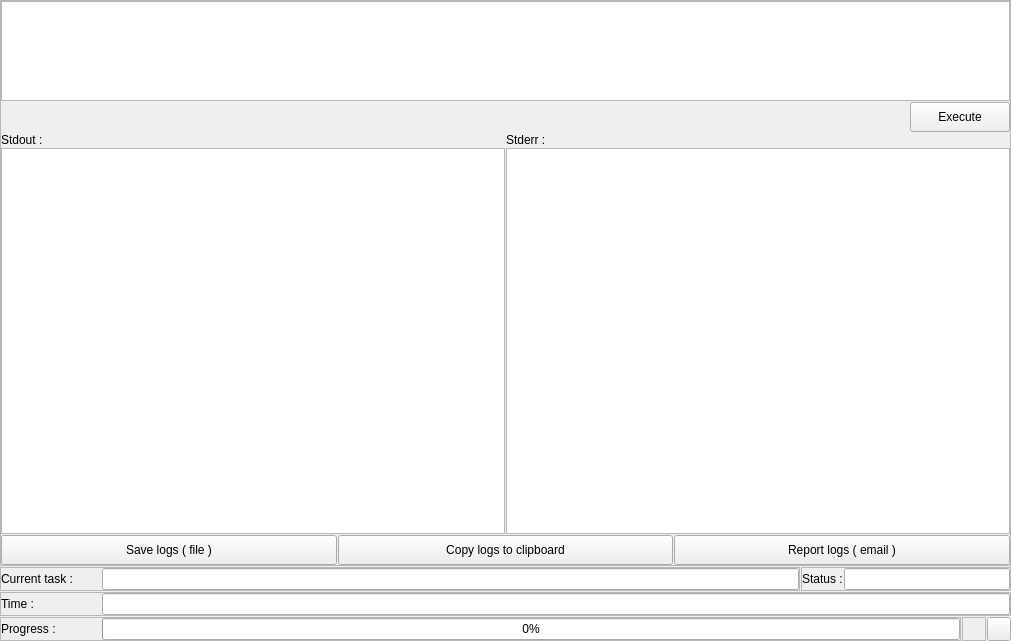
<?xml version="1.0" encoding="UTF-8"?>
<ui version="4.0">
 <class>Form</class>
 <widget class="QWidget" name="Form">
  <property name="geometry">
   <rect>
    <x>0</x>
    <y>0</y>
    <width>1011</width>
    <height>641</height>
   </rect>
  </property>
  <property name="windowTitle">
   <string>Form</string>
  </property>
  <layout class="QVBoxLayout" name="verticalLayout">
   <property name="spacing">
    <number>1</number>
   </property>
   <property name="leftMargin">
    <number>0</number>
   </property>
   <property name="topMargin">
    <number>0</number>
   </property>
   <property name="rightMargin">
    <number>0</number>
   </property>
   <property name="bottomMargin">
    <number>0</number>
   </property>
   <item>
    <widget class="QFrame" name="subprocess_details_frame">
     <property name="frameShape">
      <enum>QFrame::StyledPanel</enum>
     </property>
     <property name="frameShadow">
      <enum>QFrame::Raised</enum>
     </property>
     <layout class="QVBoxLayout" name="verticalLayout_2">
      <property name="spacing">
       <number>1</number>
      </property>
      <property name="leftMargin">
       <number>0</number>
      </property>
      <property name="topMargin">
       <number>0</number>
      </property>
      <property name="rightMargin">
       <number>0</number>
      </property>
      <property name="bottomMargin">
       <number>0</number>
      </property>
      <item>
       <widget class="QTextEdit" name="subprocess_command_textEdit">
        <property name="sizePolicy">
         <sizepolicy hsizetype="Expanding" vsizetype="Fixed">
          <horstretch>0</horstretch>
          <verstretch>0</verstretch>
         </sizepolicy>
        </property>
        <property name="minimumSize">
         <size>
          <width>0</width>
          <height>100</height>
         </size>
        </property>
        <property name="maximumSize">
         <size>
          <width>16777215</width>
          <height>100</height>
         </size>
        </property>
       </widget>
      </item>
      <item>
       <layout class="QHBoxLayout" name="horizontalLayout_2">
        <item>
         <spacer name="horizontalSpacer">
          <property name="orientation">
           <enum>Qt::Horizontal</enum>
          </property>
          <property name="sizeHint" stdset="0">
           <size>
            <width>40</width>
            <height>20</height>
           </size>
          </property>
         </spacer>
        </item>
        <item>
         <widget class="QPushButton" name="subprocess_execute_pushButton">
          <property name="minimumSize">
           <size>
            <width>100</width>
            <height>30</height>
           </size>
          </property>
          <property name="maximumSize">
           <size>
            <width>100</width>
            <height>30</height>
           </size>
          </property>
          <property name="text">
           <string>Execute</string>
          </property>
         </widget>
        </item>
       </layout>
      </item>
      <item>
       <layout class="QHBoxLayout" name="horizontalLayout_3">
        <item>
         <layout class="QVBoxLayout" name="verticalLayout_3">
          <item>
           <widget class="QLabel" name="label_3">
            <property name="text">
             <string>Stdout :</string>
            </property>
           </widget>
          </item>
          <item>
           <widget class="QTextEdit" name="process_stdout_textEdit">
            <property name="minimumSize">
             <size>
              <width>0</width>
              <height>360</height>
             </size>
            </property>
            <property name="textInteractionFlags">
             <set>Qt::TextSelectableByMouse</set>
            </property>
           </widget>
          </item>
         </layout>
        </item>
        <item>
         <layout class="QVBoxLayout" name="verticalLayout_4">
          <item>
           <widget class="QLabel" name="label_8">
            <property name="text">
             <string>Stderr :</string>
            </property>
           </widget>
          </item>
          <item>
           <widget class="QTextEdit" name="process_stderr_textEdit"/>
          </item>
         </layout>
        </item>
       </layout>
      </item>
      <item>
       <layout class="QHBoxLayout" name="horizontalLayout_9">
        <property name="spacing">
         <number>1</number>
        </property>
        <item>
         <widget class="QPushButton" name="save_logs_pushButton">
          <property name="minimumSize">
           <size>
            <width>210</width>
            <height>30</height>
           </size>
          </property>
          <property name="maximumSize">
           <size>
            <width>16777215</width>
            <height>30</height>
           </size>
          </property>
          <property name="text">
           <string>Save logs ( file )</string>
          </property>
         </widget>
        </item>
        <item>
         <widget class="QPushButton" name="copy_logs_pushButton">
          <property name="minimumSize">
           <size>
            <width>210</width>
            <height>30</height>
           </size>
          </property>
          <property name="maximumSize">
           <size>
            <width>16777215</width>
            <height>30</height>
           </size>
          </property>
          <property name="text">
           <string>Copy logs to clipboard</string>
          </property>
         </widget>
        </item>
        <item>
         <widget class="QPushButton" name="report_logs_pushButton">
          <property name="minimumSize">
           <size>
            <width>210</width>
            <height>30</height>
           </size>
          </property>
          <property name="maximumSize">
           <size>
            <width>16777215</width>
            <height>30</height>
           </size>
          </property>
          <property name="text">
           <string>Report logs ( email )</string>
          </property>
         </widget>
        </item>
       </layout>
      </item>
     </layout>
    </widget>
   </item>
   <item>
    <layout class="QHBoxLayout" name="horizontalLayout_8">
     <property name="spacing">
      <number>1</number>
     </property>
     <item>
      <widget class="QFrame" name="frame_3">
       <property name="sizePolicy">
        <sizepolicy hsizetype="Expanding" vsizetype="Preferred">
         <horstretch>0</horstretch>
         <verstretch>0</verstretch>
        </sizepolicy>
       </property>
       <property name="frameShape">
        <enum>QFrame::StyledPanel</enum>
       </property>
       <property name="frameShadow">
        <enum>QFrame::Raised</enum>
       </property>
       <layout class="QHBoxLayout" name="horizontalLayout_5">
        <property name="spacing">
         <number>1</number>
        </property>
        <property name="leftMargin">
         <number>0</number>
        </property>
        <property name="topMargin">
         <number>0</number>
        </property>
        <property name="rightMargin">
         <number>0</number>
        </property>
        <property name="bottomMargin">
         <number>0</number>
        </property>
        <item>
         <widget class="QLabel" name="label_5">
          <property name="minimumSize">
           <size>
            <width>100</width>
            <height>0</height>
           </size>
          </property>
          <property name="maximumSize">
           <size>
            <width>100</width>
            <height>16777215</height>
           </size>
          </property>
          <property name="text">
           <string>Current task :</string>
          </property>
         </widget>
        </item>
        <item>
         <widget class="QLineEdit" name="subprocess_current_task_lineEdit">
          <property name="readOnly">
           <bool>true</bool>
          </property>
         </widget>
        </item>
       </layout>
      </widget>
     </item>
     <item>
      <widget class="QFrame" name="frame_4">
       <property name="sizePolicy">
        <sizepolicy hsizetype="Minimum" vsizetype="Preferred">
         <horstretch>0</horstretch>
         <verstretch>0</verstretch>
        </sizepolicy>
       </property>
       <property name="maximumSize">
        <size>
         <width>210</width>
         <height>16777215</height>
        </size>
       </property>
       <property name="frameShape">
        <enum>QFrame::StyledPanel</enum>
       </property>
       <property name="frameShadow">
        <enum>QFrame::Raised</enum>
       </property>
       <layout class="QHBoxLayout" name="horizontalLayout_6">
        <property name="spacing">
         <number>1</number>
        </property>
        <property name="leftMargin">
         <number>0</number>
        </property>
        <property name="topMargin">
         <number>0</number>
        </property>
        <property name="rightMargin">
         <number>0</number>
        </property>
        <property name="bottomMargin">
         <number>0</number>
        </property>
        <item>
         <widget class="QLabel" name="label_6">
          <property name="sizePolicy">
           <sizepolicy hsizetype="Fixed" vsizetype="Preferred">
            <horstretch>0</horstretch>
            <verstretch>0</verstretch>
           </sizepolicy>
          </property>
          <property name="text">
           <string>Status :</string>
          </property>
         </widget>
        </item>
        <item>
         <widget class="QLineEdit" name="subprocess_status_lineEdit">
          <property name="maximumSize">
           <size>
            <width>16777215</width>
            <height>16777215</height>
           </size>
          </property>
          <property name="readOnly">
           <bool>true</bool>
          </property>
         </widget>
        </item>
       </layout>
      </widget>
     </item>
    </layout>
   </item>
   <item>
    <widget class="QFrame" name="frame_2">
     <property name="frameShape">
      <enum>QFrame::StyledPanel</enum>
     </property>
     <property name="frameShadow">
      <enum>QFrame::Raised</enum>
     </property>
     <layout class="QHBoxLayout" name="horizontalLayout_4">
      <property name="spacing">
       <number>1</number>
      </property>
      <property name="leftMargin">
       <number>0</number>
      </property>
      <property name="topMargin">
       <number>0</number>
      </property>
      <property name="rightMargin">
       <number>0</number>
      </property>
      <property name="bottomMargin">
       <number>0</number>
      </property>
      <item>
       <widget class="QLabel" name="label_7">
        <property name="minimumSize">
         <size>
          <width>100</width>
          <height>0</height>
         </size>
        </property>
        <property name="maximumSize">
         <size>
          <width>100</width>
          <height>16777215</height>
         </size>
        </property>
        <property name="text">
         <string>Time :</string>
        </property>
       </widget>
      </item>
      <item>
       <widget class="QLineEdit" name="subprocess_time_lineEdit">
        <property name="sizePolicy">
         <sizepolicy hsizetype="Minimum" vsizetype="Fixed">
          <horstretch>0</horstretch>
          <verstretch>0</verstretch>
         </sizepolicy>
        </property>
        <property name="readOnly">
         <bool>true</bool>
        </property>
       </widget>
      </item>
     </layout>
    </widget>
   </item>
   <item>
    <layout class="QHBoxLayout" name="horizontalLayout_11">
     <property name="spacing">
      <number>1</number>
     </property>
     <item>
      <widget class="QFrame" name="frame_5">
       <property name="frameShape">
        <enum>QFrame::StyledPanel</enum>
       </property>
       <property name="frameShadow">
        <enum>QFrame::Raised</enum>
       </property>
       <layout class="QHBoxLayout" name="horizontalLayout_7">
        <property name="spacing">
         <number>1</number>
        </property>
        <property name="leftMargin">
         <number>0</number>
        </property>
        <property name="topMargin">
         <number>0</number>
        </property>
        <property name="rightMargin">
         <number>0</number>
        </property>
        <property name="bottomMargin">
         <number>0</number>
        </property>
        <item>
         <widget class="QLabel" name="label_4">
          <property name="minimumSize">
           <size>
            <width>100</width>
            <height>0</height>
           </size>
          </property>
          <property name="maximumSize">
           <size>
            <width>100</width>
            <height>16777215</height>
           </size>
          </property>
          <property name="text">
           <string>Progress :</string>
          </property>
         </widget>
        </item>
        <item>
         <widget class="QProgressBar" name="subprocess_percent_progressBar">
          <property name="value">
           <number>0</number>
          </property>
         </widget>
        </item>
       </layout>
      </widget>
     </item>
     <item>
      <widget class="QFrame" name="frame_6">
       <property name="minimumSize">
        <size>
         <width>24</width>
         <height>24</height>
        </size>
       </property>
       <property name="maximumSize">
        <size>
         <width>24</width>
         <height>24</height>
        </size>
       </property>
       <property name="layoutDirection">
        <enum>Qt::LeftToRight</enum>
       </property>
       <property name="frameShape">
        <enum>QFrame::StyledPanel</enum>
       </property>
       <property name="frameShadow">
        <enum>QFrame::Raised</enum>
       </property>
       <layout class="QVBoxLayout" name="verticalLayout_5">
        <property name="spacing">
         <number>0</number>
        </property>
        <property name="leftMargin">
         <number>1</number>
        </property>
        <property name="topMargin">
         <number>1</number>
        </property>
        <property name="rightMargin">
         <number>1</number>
        </property>
        <property name="bottomMargin">
         <number>1</number>
        </property>
        <item>
         <widget class="QLabel" name="subprocess_manager_loading_label">
          <property name="text">
           <string/>
          </property>
          <property name="alignment">
           <set>Qt::AlignCenter</set>
          </property>
         </widget>
        </item>
       </layout>
      </widget>
     </item>
     <item>
      <widget class="QPushButton" name="subprocess_ma_stop_pushButton">
       <property name="minimumSize">
        <size>
         <width>24</width>
         <height>24</height>
        </size>
       </property>
       <property name="maximumSize">
        <size>
         <width>24</width>
         <height>24</height>
        </size>
       </property>
       <property name="text">
        <string/>
       </property>
       <property name="iconSize">
        <size>
         <width>20</width>
         <height>20</height>
        </size>
       </property>
      </widget>
     </item>
    </layout>
   </item>
  </layout>
 </widget>
 <resources/>
 <connections/>
</ui>
